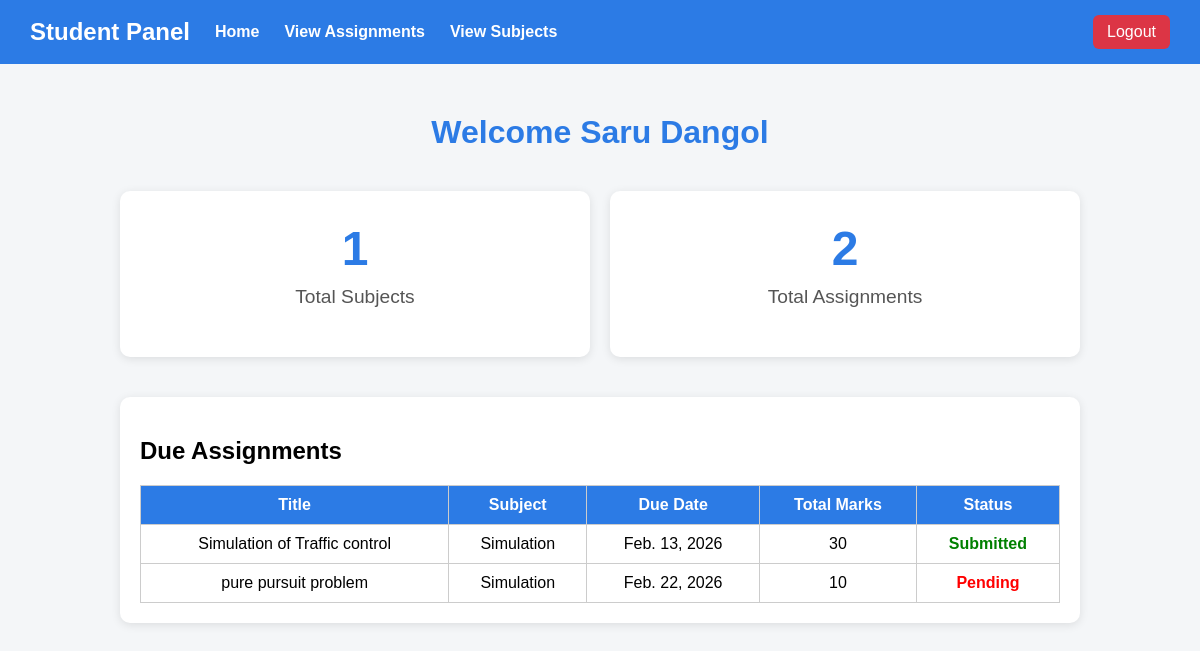
/student/student_dashboard/ (signed in), run on an earlier commit of the app's database.
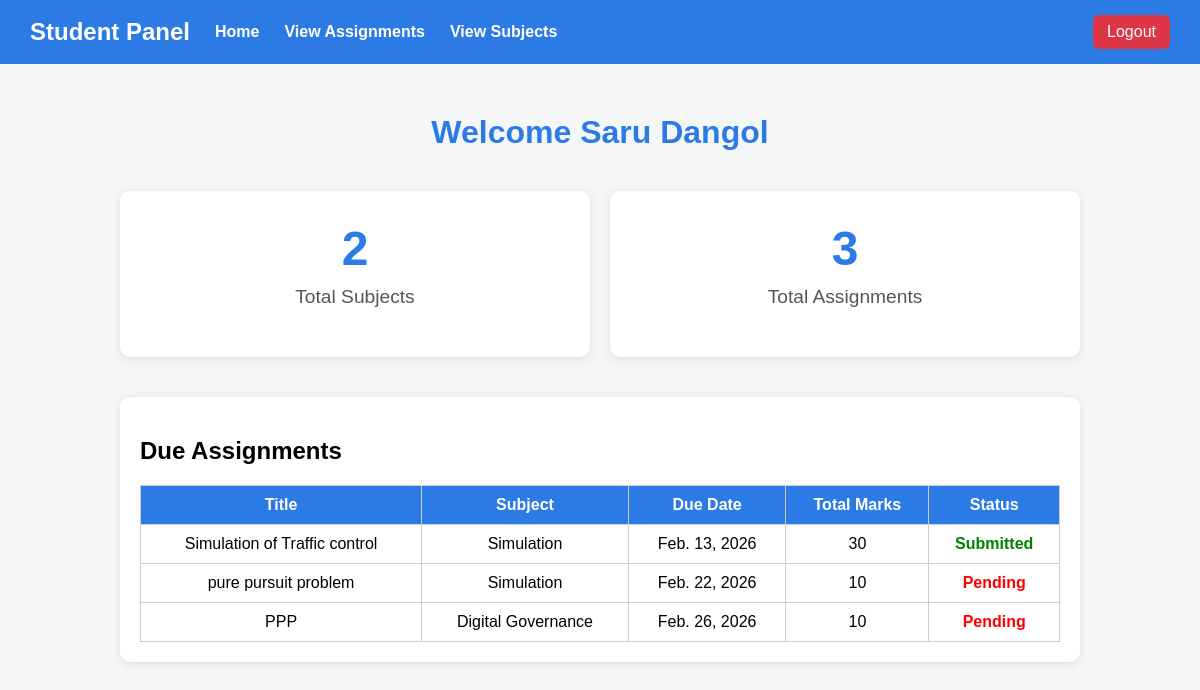
And on a later commit of the database.
### Admin/models.py (models this page shows, shortened)
class Assignment(models.Model):
    teacher = models.ForeignKey(Teacher, on_delete=models.CASCADE)
    subject = models.ForeignKey(Subject, on_delete=models.CASCADE)
    title = models.CharField(max_length=200)
    description = models.TextField()
    assigned_date = models.DateField(auto_now_add=True)
    due_date = models.DateField()
    total_marks = models.IntegerField()
    file = models.FileField(upload_to='assignments/', blank=True, null=True)

class Subject(models.Model):
    Teachername=models.CharField(max_length=100)
    teacher=models.ForeignKey(Teacher,on_delete=models.CASCADE,null=True)
    assigned_class=models.CharField(max_length=100,default="AI")
    subject_name=models.CharField(max_length=100,default="Python")

### Student/views.py (the view)
# urls.py: path('student_dashboard/',views.student_dashboard,name="student-dashboard"),
@login_required
def student_dashboard(request):
    student = get_object_or_404(Student, user=request.user)
    subjects = Subject.objects.filter(
        assigned_class__iexact=student.Grade
    )
    assignments = Assignment.objects.filter(
        subject__assigned_class__iexact=student.Grade
    ).order_by("due_date")
    submitted_ids = Submission.objects.filter(
        student=student
    ).values_list("assignment_id", flat=True)
    context = {
        "student": student,
        "total_subjects": subjects.count(),
        "total_assignments": assignments.count(),
        "assignments": assignments,
        "submitted_ids": list(submitted_ids),
    }
    return render(request, "student_dashboard.html", context)

### Student/templates/student_dashboard.html (shortened to what this page needs)
<!DOCTYPE html>
<html lang="en">
<head>
</head>
<body>
    <div style="background:#2c7be5; padding:15px 30px; display:flex; justify-content:space-between; align-items:center;">
    <div style="display:flex; gap:25px; align-items:center;">
        <h2 style="color:white; margin:0;">Student Panel</h2>
        <a href="{% url 'student-dashboard' %}"
           style="color:white; text-decoration:none; font-weight:bold;">
            Home
        </a>
        <a href="{% url 'view-assignments' %}"
           style="color:white; text-decoration:none; font-weight:bold;">
            View Assignments
        </a>
        <a href="{% url 'view-subjects' %}"
           style="color:white; text-decoration:none; font-weight:bold;">
            View Subjects
        </a>
    </div>
    <a href="{% url 'account:logout' %}"
       style="background:#dc3545; color:white; padding:8px 14px; border-radius:6px; text-decoration:none;">
        Logout
    </a>
</div>
    <div class="container">
        <h1>Welcome {{ student.Firstname }} {{ student.Lastname }}</h1>
        <div class="cards">
            <div class="card" onclick="window.location.href='{% url 'view-subjects' %}'">
                <h2>{{ total_subjects }}</h2>
                <p>Total Subjects</p>
            </div>
            <div class="card" onclick="window.location.href='{% url 'view-assignments' %}'">
                <h2>{{ total_assignments }}</h2>
                <p>Total Assignments</p>
            </div>
        </div>
        <div class="assignment-card">
            <h2>Due Assignments</h2>
            <table>
                <thead>
                    <tr>
                        <th>Title</th>
                        <th>Subject</th>
                        <th>Due Date</th>
                        <th>Total Marks</th>
                        <th>Status</th>
                    </tr>
                </thead>
                <tbody>
                    {% for assignment in assignments %}
                    <tr>
                        <td>{{ assignment.title }}</td>
                        <td>{{ assignment.subject.subject_name }}</td>
                        <td>{{ assignment.due_date }}</td>
                        <td>{{ assignment.total_marks }}</td>
                         <td>
                            {% if assignment.id in submitted_ids %}
                                <span style="color:green; font-weight:bold;">Submitted</span>
                            {% else %}
                                <span style="color:red; font-weight:bold;">Pending</span>
                            {% endif %}
                        </td>
                    </tr>
                    {% empty %}
                    <tr>
                        <td colspan="4">No assignments found</td>
                    </tr>
                    {% endfor %}
                </tbody>
            </table>
        </div>
    </div>
</body>
</html>

What changed in the data, as far as the page shows it:
added Assignment: title "PPP", subject.subject_name "Digital Governance", due_date "Feb. 26, 2026", total_marks "10", shows "Pending"
Also different on the page:
{{ total_subjects }}: "1" → "2"
{{ total_assignments }}: "2" → "3"
